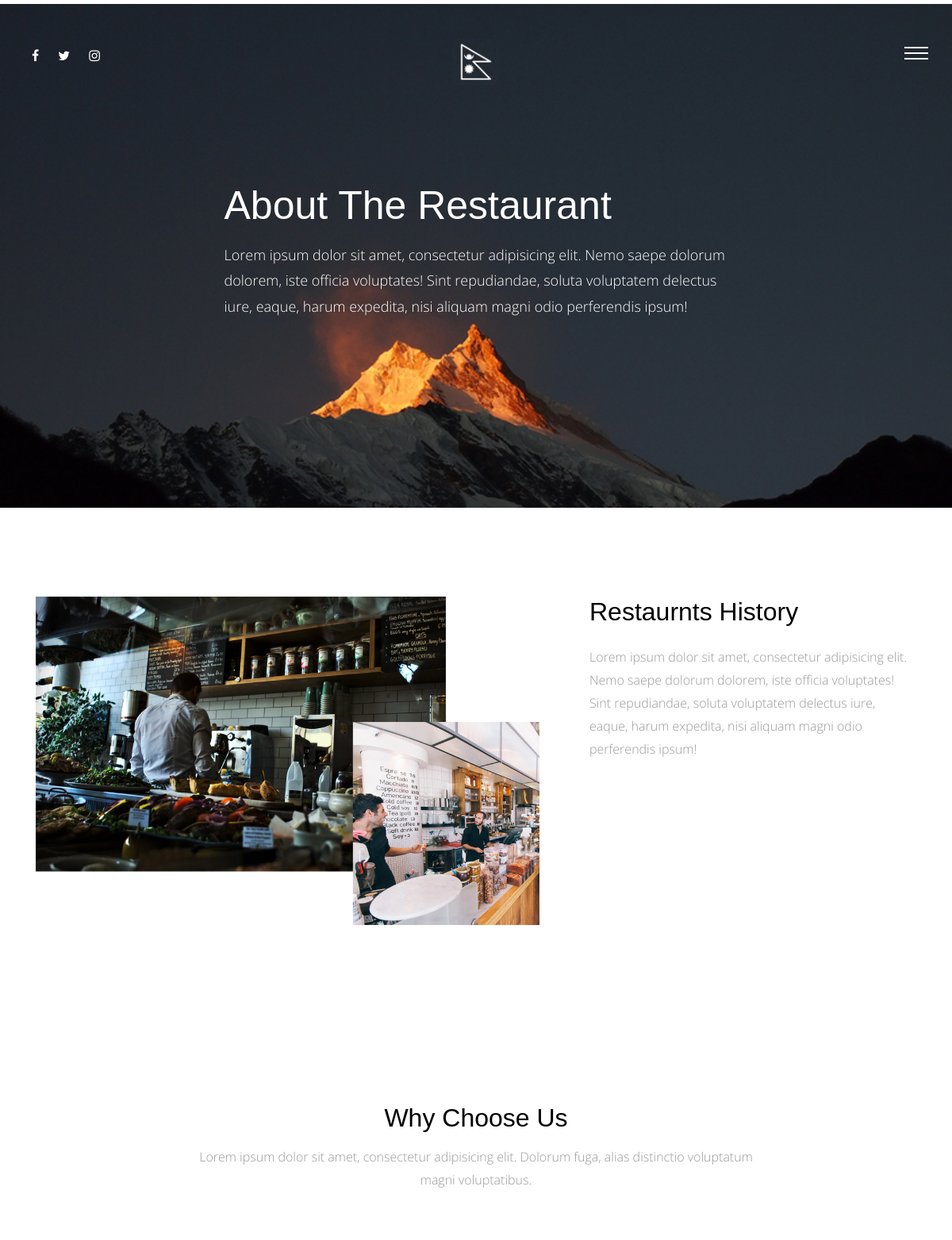
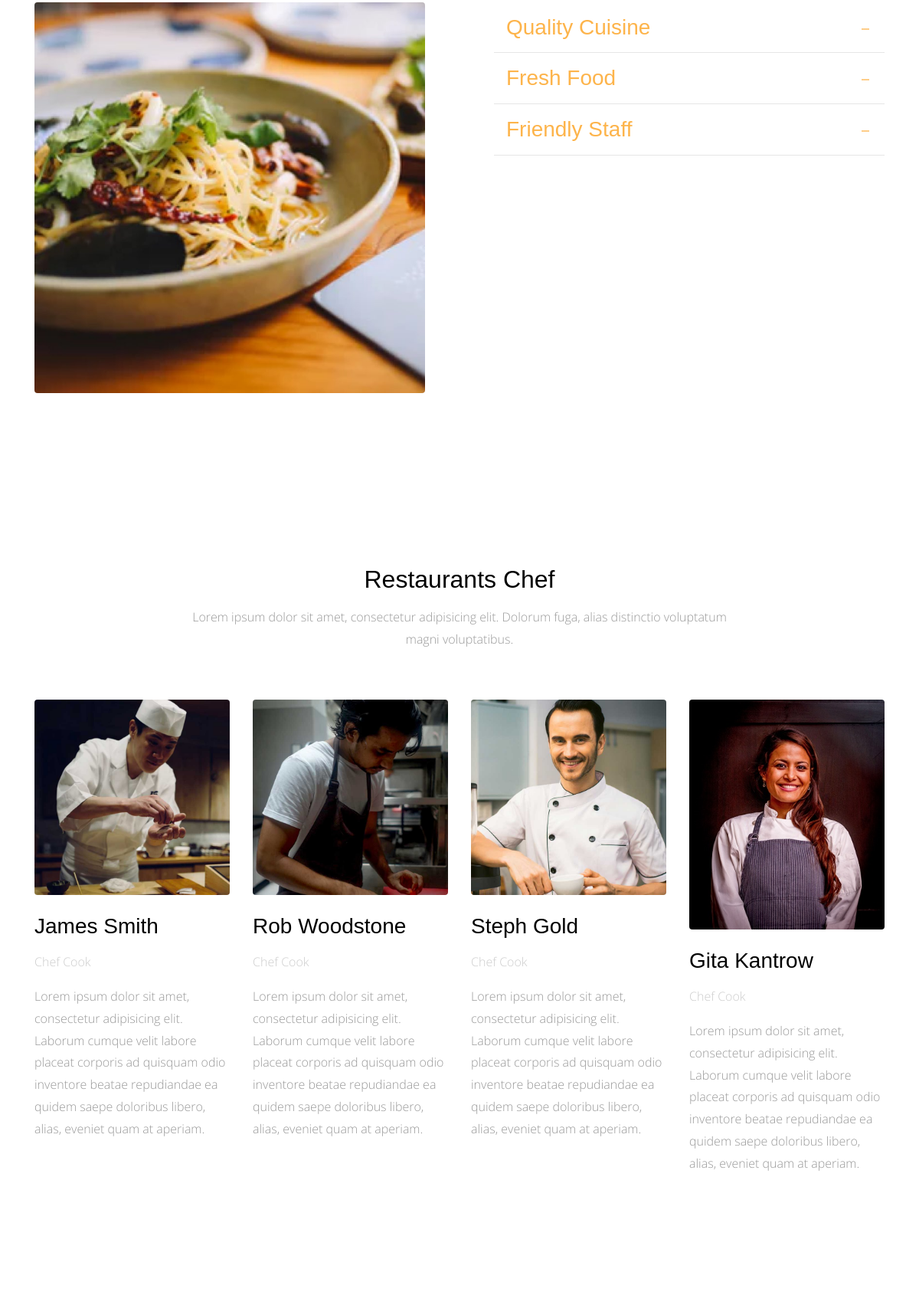
Screenshot of /aboutus/ (upper part) with the database file from the repository (2 pictures, top to bottom).
### aboutus/models.py (models this page shows, shortened)
class AboutUs(models.Model):
    title = models.CharField(max_length=50)
    content = models.TextField()
    image = models.ImageField(upload_to='about_us/')
    class Meta:
        verbose_name = 'About Us'
        verbose_name_plural = 'About Us'

class Why_Choose_Us(models.Model):
    title = models.CharField(max_length=50)
    content = models.TextField()
    class Meta:
        verbose_name = 'Why Choose Us'
        verbose_name_plural = 'Why Choose Us'

class Chef(models.Model):
    name = models.CharField(max_length=50)
    title = models.CharField(max_length=50)
    bio = models.TextField()
    image = models.ImageField(upload_to='chef/')
    class Meta:
        verbose_name = 'Chef'
        verbose_name_plural = 'Chef'

### aboutus/views.py (the view)
# urls.py: path('', views.aboutus_list, name='AboutUs_list'),
def aboutus_list(request):
    about = AboutUs.objects.last()
    why = Why_Choose_Us.objects.all()
    chefs = Chef.objects.all()
    context = {
        'about': about,
        'why' : why,
        'chefs': chefs,
    }
    return render(request, 'AboutUs/about.html', context)

### aboutus/templates/AboutUs/about.html (shortened to what this page needs)
{% extends 'base.html' %}
{% load static %}
{% block body %}
      <div class="main-wrap">
        <div class="cover_1 cover_sm">
          <div class="img_bg" style="background-image: url({% static 'site_static/img/slider-1.jpg' %});" data-stellar-background-ratio="0.5">
            <div class="container">
              <div class="row align-items-center justify-content-center">
                <div class="col-md-7" data-aos="fade-up">
                  <h2 class="heading">About The Restaurant</h2>
                  <p class="lead">Lorem ipsum dolor sit amet, consectetur adipisicing elit. Nemo saepe dolorum dolorem, iste officia voluptates! Sint repudiandae, soluta voluptatem delectus iure, eaque, harum expedita, nisi aliquam magni odio perferendis ipsum!</p>
                </div>
              </div>
            </div>
          </div>
        </div>
        <div class="section">
          <div class="container">
            <div class="row">
              <div class="col-md-7" data-aos="fade-up">
                <img src="{% static 'site_static/img/about_1.png' %}" alt="Image placeholder" class="img-fluid">
              </div>
              <div class="col-md-5 pl-md-5" data-aos="fade-up" data-aos-delay="200">
                <h2 class="mb-4">{{about.title}}</h2>
                <p>{{about.content}}</p>
              </div>
            </div>
          </div>
        </div>
        <div class="section">
          <div class="container">
            <div class="row justify-content-center mb-5" data-aos="fade-up">
              <div class="col-md-8  text-center">
                <h2 class="mb-3">Why Choose Us</h2>
                <p class="lead">Lorem ipsum dolor sit amet, consectetur adipisicing elit. Dolorum fuga, alias distinctio voluptatum magni voluptatibus.</p>
              </div>
            </div>
            <div class="row large-gutters">
              <div class="col-md-6"  data-aos="fade-up" data-aos-delay="200">
                <img src="{% static 'site_static/img/img_2.jpg' %}" alt="Image placeholder" class="img-fluid rounded">
              </div>
                <div class="col-md-6" data-aos="fade-up" data-aos-delay="300">
                  <div class="accordion" id="accordion">
              {% for content in why %}
                    <div class="accordion-item">
                      <h3 class="mb-0">
                      <a class="btn-block p-3" data-toggle="collapse" href="#collapse{{content.id}}" role="button" aria-expanded="true" aria-controls="collapseOne">{{content.title}}</a>
                    </h3>
                    </div>
              {% endfor %}
                </div>
              </div>
            </div>
          </div>
        </div>
        <div class="section">
          <div class="container">
            <div class="row justify-content-center mb-5" data-aos="fade-up">
              <div class="col-md-8  text-center">
                <h2 class="mb-3">Restaurants Chef</h2>
                <p class="lead">Lorem ipsum dolor sit amet, consectetur adipisicing elit. Dolorum fuga, alias distinctio voluptatum magni voluptatibus.</p>
              </div>
            </div>
            <div class="row">
              {% for info in chefs %}
                <div class="col-md-3" data-aos="fade-up" data-aos-delay="100">
                  <img src="{{info.image.url}}" alt="{{info.name}}" class="img-fluid mb-4 rounded" style="width:auto;">
                  <h3 class="mb-3">{{info.name}}</h3>
                  <p class="post-meta text-muted">Chef Cook</p>
                  <p class="mb-5">{{info.bio}}</p>
                </div>
              {% endfor %}
            </div>
          </div>
        </div>
      </div>
{% endblock %}

### static/site_static/css/style.css (style rules this page uses)
html { overflow-x: hidden; }
body { background: #fff; font-family: "Open Sans", cursive; font-size: 16px; line-height: 1.8; font-weight: 300; color: #999999; }
a { -webkit-transition: .3s all ease; -o-transition: .3s all ease; transition: .3s all ease; text-decoration: none; }
h1, h2, h3, h4, h5 { color: #000; font-family: "Playfair Display", Arial, sans-serif; }
h1 a, h2 a, h3 a, h4 a, h5 a { color: #000; }
.lead { font-size: 16px; }
.section { padding: 7em 0; }
.text-muted { color: #cccccc !important; }
.cover_1 { position: relative; }
.cover_1 .lead { color: #fff; font-size: 18px; }
.cover_1 .img_bg { background-repeat: no-repeat; background-size: cover !important; background-position: center center; }
.cover_1 .img_bg, .cover_1 .img_bg > .container > .row { min-height: 700px; height: 100vh; }
.cover_1.cover_sm .img_bg, .cover_1.cover_sm .img_bg > .container > .row { min-height: 600px; height: 80vh; }
.cover_1 .heading { color: white; font-weight: 300; font-size: 30px; line-height: 1.5; }
@media (min-width: 768px) { .cover_1 .heading { font-size: 50px; line-height: 1.5; } }
.large-gutters { margin-right: -45px; margin-left: -45px; }
.large-gutters > [class*="col-"] { padding-right: 45px; padding-left: 45px; }
.accordion .btn-block { position: relative; border-bottom: 1px solid #e6e6e6; }
.accordion .btn-block[aria-expanded="true"] { color: #fdb44b; }

### rows the page displays
AboutUs: title "Restaurnts History", content "Lorem ipsum dolor sit amet, consectetur adipisicing elit. Nemo saepe dolorum dolorem, iste officia voluptates! Sint repudiandae, soluta voluptatem delectus iure, eaque, harum expedita, nisi aliquam magni odio perferendis ipsum!"
Why_Choose_Us: title "Quality Cuisine"
Why_Choose_Us: title "Fresh Food"
Why_Choose_Us: title "Friendly Staff"
Chef: image (picture), name "James Smith", bio "Lorem ipsum dolor sit amet, consectetur adipisicing elit. Laborum cumque velit labore placeat corporis ad quisquam odio inventore beatae repudiandae ea quidem saepe doloribus libero, alias, eveniet quam at aperiam."
Chef: image (picture), name "Rob Woodstone", bio "Lorem ipsum dolor sit amet, consectetur adipisicing elit. Laborum cumque velit labore placeat corporis ad quisquam odio inventore beatae repudiandae ea quidem saepe doloribus libero, alias, eveniet quam at aperiam."
Chef: image (picture), name "Steph Gold", bio "Lorem ipsum dolor sit amet, consectetur adipisicing elit. Laborum cumque velit labore placeat corporis ad quisquam odio inventore beatae repudiandae ea quidem saepe doloribus libero, alias, eveniet quam at aperiam."
Chef: image (picture), name "Gita Kantrow", bio "Lorem ipsum dolor sit amet, consectetur adipisicing elit. Laborum cumque velit labore placeat corporis ad quisquam odio inventore beatae repudiandae ea quidem saepe doloribus libero, alias, eveniet quam at aperiam."
